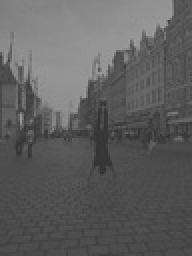
%> input picture img/histogram_extension.jpg, 96 x 128 px, shrunk from 400 x 533 before the run (shown 2 times larger)
$ octave histogram_extension.m   (GNU Octave 9; MATLAB toolbox functions it lacks are replaced by stand-ins)
%> lines starting %> are read from the running program, lines starting %| are printed output that depends on the picture
### hist.m
function histogram=hist(img)
histogram=zeros(256,1);

height=size(img,1);
width=size(img,2);
for i=1:height
    for j=1:width
        for l=1:256
            if img(i,j)==l-1
                histogram(l)=histogram(l)+1;
            end

        end
    end

end
graph=bar(0:size(histogram,1)-1,histogram,0.2,'b');
axis([0 255 0 inf])
xlabel('Warto渃i jasno渃i [0,255]');
ylabel('Liczba punkt體 o danej jasno渃i');
end

### histogram_extension.m
%% Histogram extension
% author: Konrad P쿽nka

clear all;
close all;

%% Read image to vector
img=imread('img\histogram_extension.jpg');
%> img is the input picture: size 128x96x3 uint8; min 48, max 160, mean 94.7
img=rgb2gray(img);
%> img: size 128x96 uint8
%% Histogram determination
h=hist(img);
%> after the loop in hist, `for i=1:height`: histogram = 256 values, max 673 at index 77, min 0 at index 1, mean 48
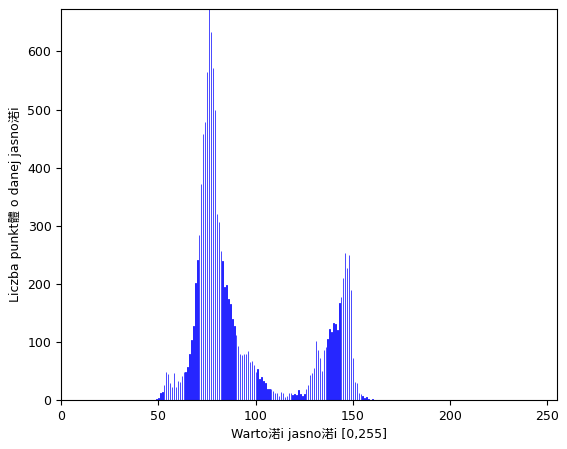
%> figure redrawn from the program's plot data; tallest bar 673 high, from x = 75.9 to 76.1
%> h has the same summary as histogram in hist

%% Looking for the lowest value of brightness in the image
for i=1:length(h)
    if h(i)~=0
        vmin=i-1;
        break
    end
end
%% Looking for the lowest value of brightness in the image
for i=-length(h):-1
    if h(abs(i))~=0
        vmax=abs(i)-1;
        break
    end
end
%> after the loop, vmax = 160


%% LUT table determination
imax=255;
LUT = zeros(1, 255);
for i=1:size(h,1)
    LUT(i)=floor((imax/(vmax-vmin))*(i-vmin));
end
%> after the loop, LUT = 256 values from -108 to 473

%% Changing elements using LUT table
[numRows,numCols] = size(img);
%> numRows = 128; numCols = 96
imgNew = zeros(numRows, numCols);

for i=1:size(img,1)
    for j=1:size(img,2)
       imgNew(i,j)=LUT(img(i,j)+1);
   end


end
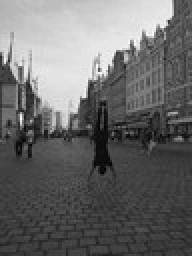
%> imgNew: size 128x96 double (shown 2 times larger); min 2, max 257, mean 108.2; drawn with min black and max white


%% Results presentation
subplot(2,2,1);
imshow(img);
title('Original image','FontSize',25)

subplot(2,2,2);
hist(img);
title('Histogram of the original image','FontSize',25)


subplot(2,2,3);
imshow(uint8(imgNew));
title('Image after histogram extension','FontSize',25)

subplot(2,2,4);
hist(imgNew);
title('Histogram after histogram extension','FontSize',25)
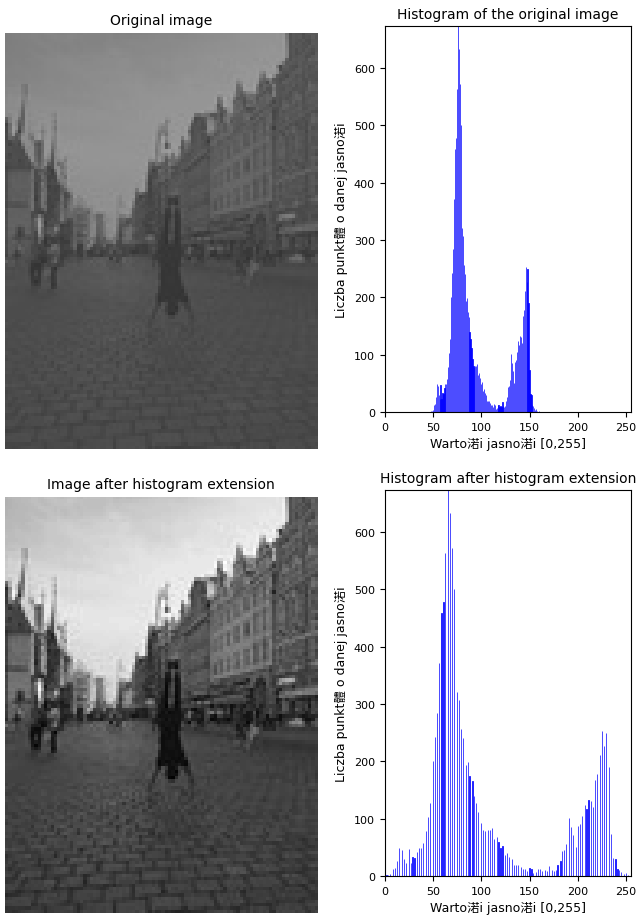
%> figure redrawn from the program's plot data, 4 panels
